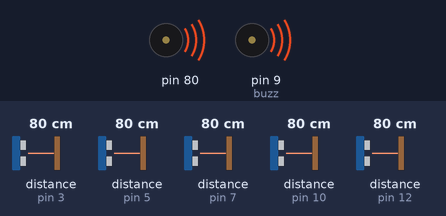
This sketch was run on a simulated Arduino Uno, built with avr-gcc and run on an emulated ATmega328P. On the bench: buzzer (waves = sounding, pin HIGH). Wiring (inferred from the names in the program): 5 × ultrasonic range finder: trigger pin 2, echo pin 3 / trigger pin 4, echo pin 5 / trigger pin 6, echo pin 7 / trigger pin 8, echo pin 10 / trigger pin 11, echo pin 12. Inputs (shaded band) come from the test bench; at power-on: distance to the obstacle (sensors on pin 12, pin 10, pin 3, pin 5, pin 7) 80 cm. The echo pulse lasts 58.3 µs per cm; pins used as bus, display or sensor lines are not drawn; what the sketch prints to the serial monitor is not drawn.

Above: at 1.2 s.
1.3 s: distance to the obstacle (sensor on pin 12) set to 145 cm
2.8 s: distance to the obstacle (sensor on pin 12) set to 153 cm
At 3.3 s:
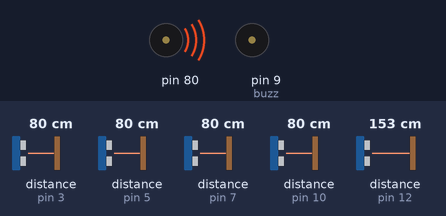
5.8 s: distance to the obstacle (sensor on pin 10) set to 18 cm
At 5.99 s:
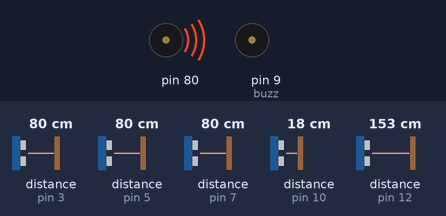
8.8 s: distance to the obstacle (sensor on pin 3) set to 4 cm
11.8 s: distance to the obstacle (sensor on pin 5) set to 2 cm
14.8 s: distance to the obstacle (sensor on pin 7) set to 2 cm
Timing chart, 0 to 18.8 s (numbered marks = the images above; inputs shaded):
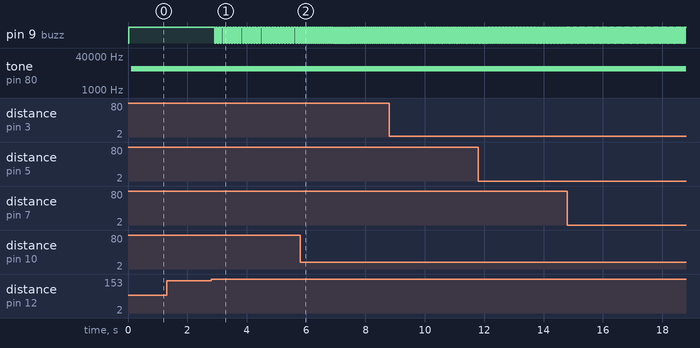

Measured:
- the behaviour switches between 150 and 151 cm on distance to the obstacle (sensor on pin 12) (found by bisection; images 0 and 1)
- after the input at 2.8 s, pin 9 (buzz): alternates HIGH for 0.05 s and LOW for 0.04 s, starting after 0.12 s
- after the input at 5.8 s, pin 9 (buzz): alternates HIGH for 0.03 s and LOW for 0.04 s, starting after 0.17 s

The sketch:

WALKING_STICK___DITCH___BUMP_AT_4.ino
```cpp
#define trigPin1 2
#define echoPin1 3
#define trigPin2 4
#define echoPin2 5
#define trigPin3 6
#define echoPin3 7
#define trigPin4 8
#define echoPin4 10
#define trigPin5 11
#define echoPin5 12
#define buzz 9

long duration, distance, RightSensor,LeftSensor,FrontSensor, DitchSensor, BumpSensor, Measure1, Measure2,Measure3, Measure4, Measure5, Threshold, Threshold1, Threshold2, Threshold3, Threshold4, Threshold5;
void setup()
{
Serial.begin (9600);
pinMode(trigPin1, OUTPUT);
pinMode(echoPin1, INPUT);
pinMode(trigPin2, OUTPUT);
pinMode(echoPin2, INPUT);
pinMode(trigPin3, OUTPUT);
pinMode(echoPin3, INPUT);
pinMode(trigPin4, OUTPUT);
pinMode(echoPin4, INPUT);
pinMode(trigPin5, OUTPUT);
pinMode(echoPin5, INPUT);
pinMode(buzz, OUTPUT);
}

void loop()
{
SonarSensor(trigPin1, echoPin1);
RightSensor = distance;
SonarSensor(trigPin2, echoPin2);
LeftSensor = distance;
SonarSensor(trigPin3, echoPin3);
FrontSensor = distance;
SonarSensor(trigPin4, echoPin4);
DitchSensor = distance;
SonarSensor(trigPin5, echoPin5);
BumpSensor = distance;
Serial.println("LEFT");
Serial.println(LeftSensor);
Serial.println("RIGHT");
Serial.println(RightSensor);
Serial.println("FRONT");
Serial.println(FrontSensor);
Serial.println("DITCH");
Serial.println(DitchSensor);
Serial.println("BUMP");
Serial.println(BumpSensor);
  if((RightSensor<100 && RightSensor>0) || RightSensor!=0)
  {
    digitalWrite(buzz,HIGH);
    tone(500,1000);
    delay(10);
  }
  if(LeftSensor<100 && LeftSensor>0)
  {
    digitalWrite(buzz,HIGH);
    tone(700,1000);
    delay(10);
  }
  if(FrontSensor<100 && FrontSensor>0)
  {
    digitalWrite(buzz,HIGH);
    tone(1000,4000);
    delay(10);
  }
  if(DitchSensor>45)
  {
    delay(2);
    SonarSensor(trigPin4, echoPin4);
    Measure1 = distance;
    delay(10);
    SonarSensor(trigPin4, echoPin4);
    Measure2 = distance;
    Threshold=Measure2-Measure1;
    Threshold1=DitchSensor-Measure1;
    Threshold2=DitchSensor-Measure2;
    if(Threshold>20 || Threshold1>20 || Threshold2>20)
    {
      digitalWrite(buzz,HIGH);
      delay(10);
    }
  }
  if(BumpSensor<150)
  {
    delay(2);
    SonarSensor(trigPin5, echoPin5);
    Measure3 = distance;
    delay(10);
    SonarSensor(trigPin5, echoPin5);
    Measure4 = distance;
    Threshold3=Measure2-Measure1;
    Threshold4=DitchSensor-Measure1;
    Threshold5=DitchSensor-Measure2;
    if(Threshold<10 || Threshold1<10 || Threshold2<10)
    {
      digitalWrite(buzz,HIGH);
      tone(80,10000);
      delay(10);
    }
  }
  else
  {
    digitalWrite(buzz,LOW);
    delay(10);

  }
}

void SonarSensor(int trigPin,int echoPin)
{
    digitalWrite(trigPin, LOW);
    delayMicroseconds(2);
    digitalWrite(trigPin, HIGH);
    delayMicroseconds(10);
    digitalWrite(trigPin, LOW);
    duration = pulseIn(echoPin, HIGH);
    distance = (duration/2) / 29.1;
}
```
